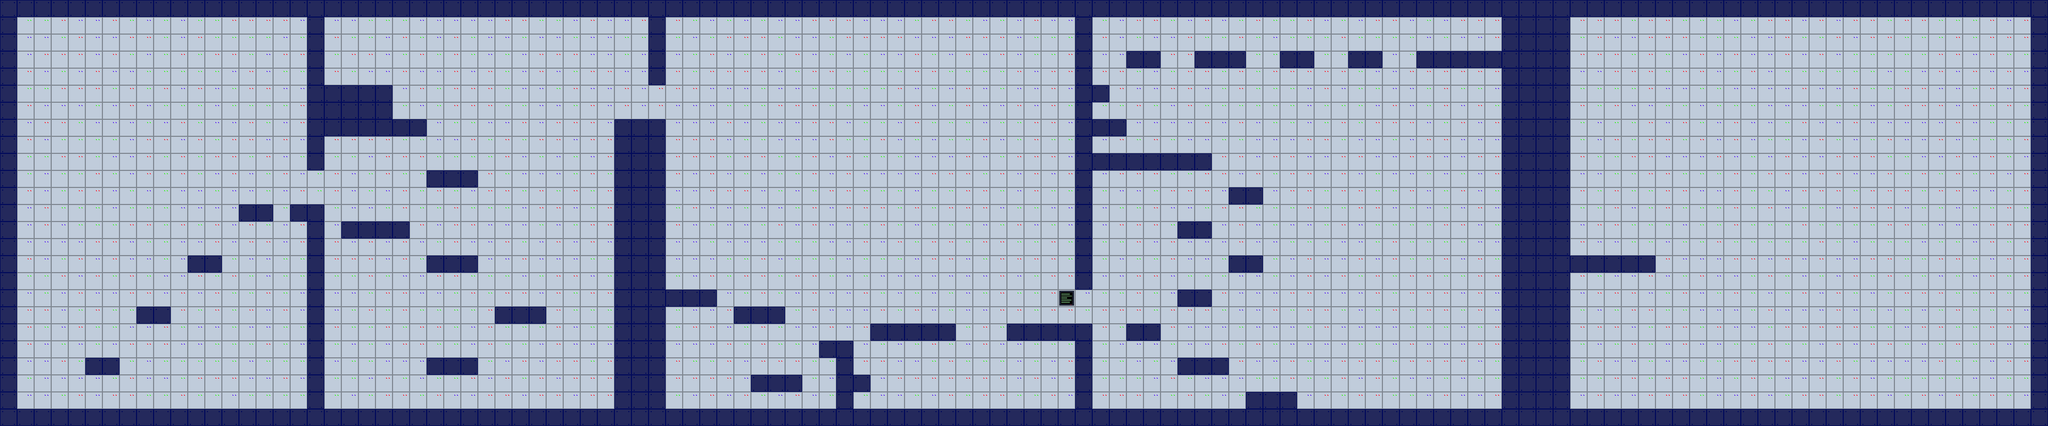

This is a level from a 2D game, rendered from its Tiled map with the project's own tilesets. A one-line summary and the map file follow, with tile-layer data summarised:
An orthogonal 120x25 tile map with 32x32 px tiles, 2 tile layers (Background, Tile Layer 1), 6 tilesets and 9 objects (2x pink, blue, door3, door1, door2, ...).

<map version="1.10" tiledversion="1.10.2" orientation="orthogonal" renderorder="right-down" width="120" height="25" tilewidth="32" tileheight="32" infinite="0" nextlayerid="7" nextobjectid="17">
 <tileset firstgid="1" source="../Assets/tilesets/tileset.tsx" />
 <tileset firstgid="17" source="../Assets/tilesets/door.tsx" />
 <tileset firstgid="18" source="../Assets/tilesets/portal pink.tsx" />
 <tileset firstgid="19" source="../Assets/tilesets/teleporter.tsx" />
 <tileset firstgid="20" source="../Assets/tilesets/shard.tsx" />
 <tileset firstgid="21" source="../Assets/tilesets/portal blue.tsx" />
 <layer id="2" name="Background" width="120" height="25">
  <data>[3000 cells, 3000 non-empty, 5 distinct tile ids]</data>
 </layer>
 <layer id="1" name="Tile Layer 1" width="120" height="25">
  <data>[3000 cells, 581 non-empty, 1 distinct tile ids]</data>
 </layer>
 <objectgroup id="4" name="Portals">
  <object id="14" name="pink" gid="18" x="644" y="160" width="64" height="64" />
  <object id="15" name="blue" gid="21" x="1294.67" y="768" width="64" height="64" />
  <object id="16" name="pink" gid="18" x="2588" y="768" width="64" height="64" />
 </objectgroup>
 <objectgroup id="3" name="Doors">
  <object id="6" name="door3" gid="17" x="2016" y="608" width="32" height="64">
   <properties>
    <property name="Passable" value="hecker" />
   </properties>
  </object>
  <object id="12" name="door1" gid="17" x="576" y="385.333" width="32" height="64">
   <properties>
    <property name="Passable" value="all" />
   </properties>
  </object>
  <object id="13" name="door2" gid="17" x="1216" y="224" width="32" height="64">
   <properties>
    <property name="Passable" value="thief" />
   </properties>
  </object>
 </objectgroup>
 <objectgroup id="5" name="Teleporters">
  <object id="3" name="teleporter1" gid="19" x="2772.33" y="96" width="43" height="64">
   <properties>
    <property name="to" value="teleporter2" />
   </properties>
  </object>
  <object id="7" name="teleporter2" gid="19" x="2947" y="480" width="43" height="64">
   <properties>
    <property name="to" value="teleporter1" />
   </properties>
  </object>
 </objectgroup>
 <objectgroup id="6" name="Shards">
  <object id="8" name="shard1" gid="20" x="3370.33" y="759" width="14" height="14" />
 </objectgroup>
</map>
